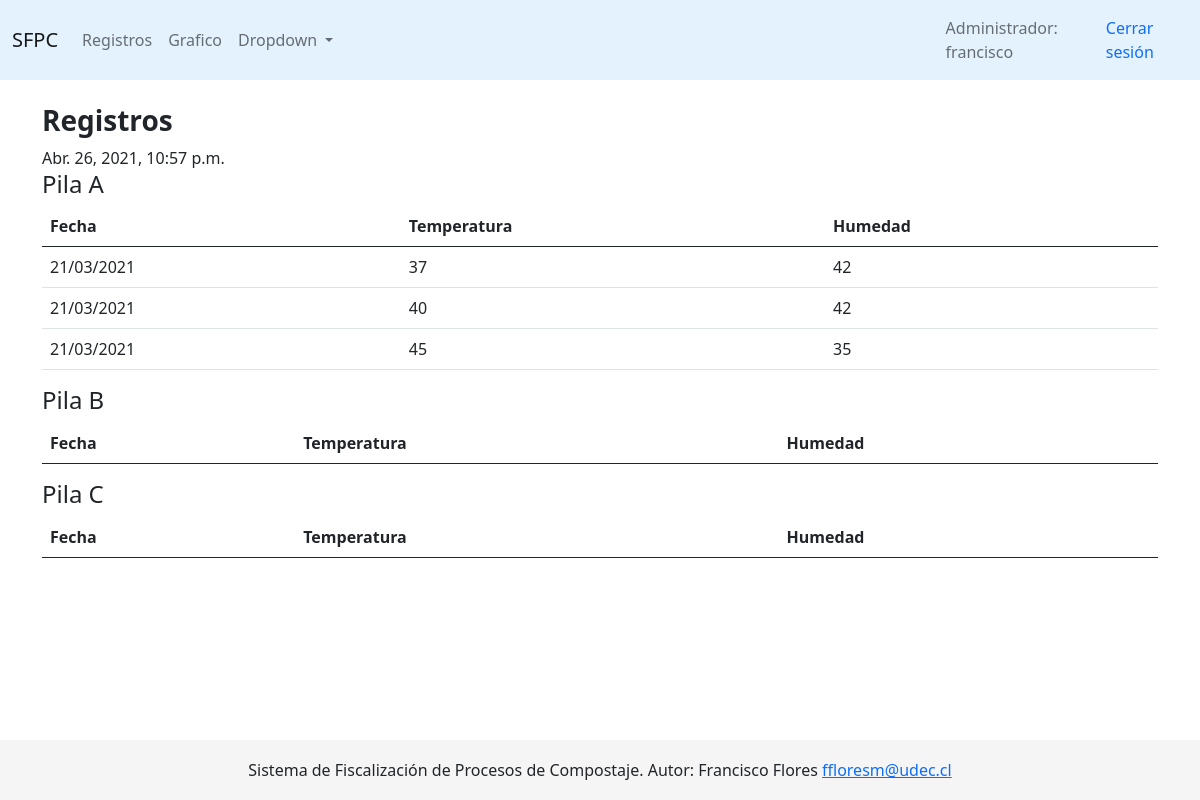
The app's page /app/registros (signed in) with its own data.
### app/models.py (models this page shows, shortened)
class Pila(models.Model):
    estado_choices = [
        ('mesófila', 'Fase I: mesófila'),
        ('termófila', 'Fase II: termófila'),
        ('enfriamiento', 'Fase III: enfriamiento'),
        ('maduración', 'Fase IV: maduración'),
    ]
    nombreID = models.CharField(max_length=10, default=None)
    fecha_creacion = models.DateTimeField("fecha de creación", auto_now_add=True)
    estado = models.CharField(max_length=50, choices=estado_choices)
    cliente = models.ForeignKey('Cliente', on_delete=models.DO_NOTHING, null=True)
    posicion = models.CharField(max_length=20, null=True) #solo para prubas
    foto = models.ImageField(upload_to='Fotos', null=True, blank=True) #folder Fotos
    predio = models.ForeignKey('Predio', on_delete=models.SET_NULL, null=True)
    class Meta:
        ordering = ('cliente', )

class Medicion(models.Model):
    fecha_creacion = models.DateTimeField("fecha de creacion", auto_now_add=True)
    temperatura = models.IntegerField(default=0)
    humedad = models.IntegerField(null=True)
    lanza = models.ForeignKey('Lanza', on_delete=models.DO_NOTHING)
    pila = models.ForeignKey('Pila', on_delete=models.CASCADE, null=True)
    class Meta:
        verbose_name_plural = 'Mediciones'
        ordering = ('lanza', )

### app/views.py (the view)
# urls.py: path('registros', RegistrosView.as_view(), name='registros'),
class RegistrosView(LoginRequiredMixin, generic.ListView):
	model = Medicion
	context_object_name = 'mediciones'
	template_name = 'app/registros.html'
	def get_context_data(self, **kwargs):
		context = super().get_context_data(**kwargs)
		context['now'] = timezone.now()
		context['pilas'] = Pila.objects.all()
		return context

### appremoto/templatetags/filter_group.py (called while the page is built)
@register.filter(name='has_group')
def has_group(user, group_name):
    return user.groups.filter(name=group_name).exists()

### app/templates/app/registros.html (shortened to what this page needs)
{% extends "base_generic.html" %}
{% block page_content %}
<br>
<h3><b>Registros</b></h3>
{{ now }}
{% if mediciones %}
{% for pila in pilas %}
<h4>Pila {{ pila.nombreID }}</h4>
<table class="table table-hover">
  <thead>
    <tr>
      <th scope="col">Fecha</th>
      <th scope="col">Temperatura</th>
      <th scope="col">Humedad</th>
    </tr>
  </thead>
  <tbody>
  	{% for medicion in mediciones %}
  		{% if medicion.pila == pila %}
	    <tr>
	      <td>{{ medicion.fecha_creacion|date:'d/m/Y' }}</td>
	      <td>{{medicion.temperatura}}</td>
	      <td>{{medicion.humedad}}</td>
	    </tr>
	    {% endif %}
	{% endfor %}
  </tbody>
</table>
{% endfor %}
{% else %}
<h4 style="color: red;">No existen datos</h4>
{% endif %}
{% endblock %}

### templates/base_generic.html (shortened to what this page needs)
<!DOCTYPE html>
<html lang="es">
  <head>
    {% load static %}
    {% load filter_group %}
    <link rel="stylesheet" href="{% static '/css/bootstrap.min.css' %}" >
    <link rel="stylesheet" href="{% static '/css/styles.css' %}" >
  </head>
  <body>
    {% block navbar %}
      <nav class="navbar navbar-expand-lg navbar-light" style="background-color: #e3f2fd;">
        <div class="container">
          <a class="navbar-brand" href="{% url 'appremoto:clienteIndex' %}">SFPC</a>
          {% if user.is_authenticated %}
          <div class="collapse navbar-collapse" id="navbarNavAltMarkup">
            <ul class="navbar-nav mr-auto">
              <li class="nav-item">
                <a class="nav-link" href="/app/registros">Registros</a>
              </li>
              <li class="nav-item">
                <a class="nav-link" href="{% url 'app:all-charts' %}">Grafico</a>
              </li>
              <li class="nav-item dropdown">
                <a class="nav-link dropdown-toggle" href="#" id="navbarDropdown" role="button" data-bs-toggle="dropdown"  aria-expanded="false">
                  Dropdown
                </a>
              </li>
            </ul>
          </div>
          {%endif%}
        </div>
        {% if user.is_authenticated%}
          {% if user|has_group:'Administrador' %}
            <span class="navbar-text">Administrador: {{ user.get_username }}</span>
          {% elif user|has_group:'Cliente'%}
            <span class="navbar-text">Cliente: {{ user.get_username }}</span>
          {% elif user|has_group:'Fiscalizador'%}
            <span class="navbar-text">Fiscalizador: {{ user.get_username }}</span>
          {% endif %}
          <a class="nav-link" href="{% url 'logout'%}">Cerrar sesión</a>
        {% else %}
          <a class="nav-link" href="{% url 'login'%}">Iniciar sesión</a>
        {% endif %}
      </nav>
    {% endblock %}
    {% block content %}
      <div class="container">
        {% block page_content %}
        {% endblock %}
      </div>
    {% endblock %}
    <br>
    <footer class="footer">
        <p class="text-center">
            Sistema de Fiscalización de Procesos de Compostaje. Autor: Francisco Flores
            <a href="mailto:ffloresm@udec.cl">ffloresm@udec.cl</a>
        </p>
        </footer>
  </body>
</html>

### static/css/styles.css (style rules this page uses)
.footer { position: fixed; bottom: 0; width: 100%; height: 60px; line-height: 60px; background-color: #f5f5f5; }
td { cursor: pointer; }

### records on screen
Pila: nombreID "A"
Medicion: fecha_creacion "21/03/2021", temperatura "37", humedad "42"
Medicion: fecha_creacion "21/03/2021", temperatura "40", humedad "42"
Medicion: fecha_creacion "21/03/2021", temperatura "45", humedad "35"
Pila: nombreID "B"
Pila: nombreID "C"

### other values on screen
{{ user.get_username }} "francisco"
{{ now }} "Abr. 26, 2021, 10:57 p.m."
